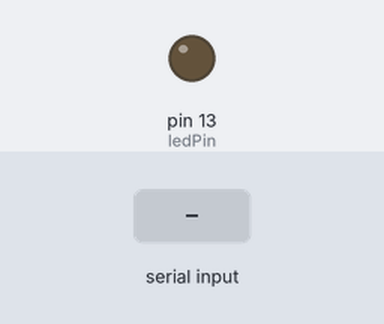
The sketch below on a simulated Arduino Uno, built with avr-gcc and run on an emulated ATmega328P. On the bench: output pins drawn as LEDs (lit = HIGH). The test bench sets the inputs (shaded band). What the sketch prints to the serial monitor is not drawn.

Above: at 1.2 s.
1.3 s: "A" received over Serial
At 2.82 s:
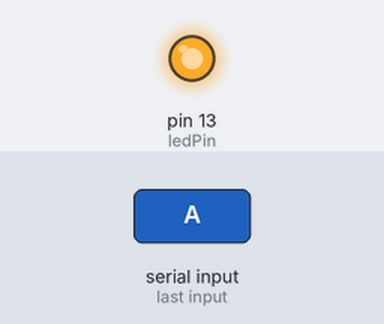
4.3 s: "B" received over Serial
At 7.1 s:
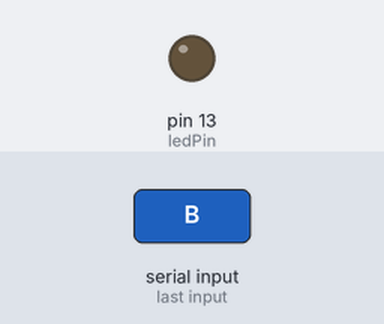
7.3 s: "C" received over Serial
At 8.52 s:
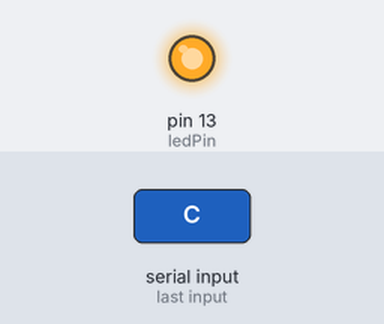
Timing chart, 0 to 11.5 s (numbered marks = the images above; inputs shaded):
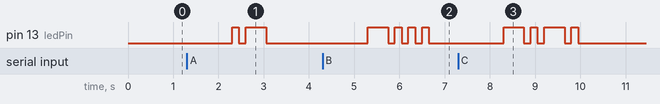

Measured:
- after the input at 1.3 s, pin 13 (ledPin): LOW → HIGH after 1.0 s, → LOW 0.15 s later, → HIGH 0.15 s later, → LOW 0.45 s later
- after the input at 4.3 s, pin 13 (ledPin): LOW → HIGH after 1.0 s, then repeats every 0.30 s: LOW 0.15 s, HIGH 0.15 s, until it stays LOW from 6.7 s
- after the input at 7.3 s, pin 13 (ledPin): LOW → HIGH after 1.0 s, → LOW 0.45 s later, → HIGH 0.15 s later, → LOW 0.15 s later, … (8 changes in this stretch)

The sketch:

morse_code.ino
```cpp
# define ledPin 13 // internal activity led
int timeUnit = 150; // milliseconds
String msgString; // string to contain received message
int msgLength; // number of signs in message

void setup() {
  // setup serial
  Serial.begin(9600);
  // setup communication pin
  pinMode(ledPin, OUTPUT);
  digitalWrite(ledPin, LOW);
}

void loop() {
  // keep waiting for input
  if (Serial.available()) {
    msgString = Serial.readString();
    msgString.toUpperCase();
    //Serial.println(msgString);
    msgLength = msgString.length();
    for (int i=0; i<msgLength; i++) {
      morse(msgString.charAt(i));
    }
  }
}

void morse(char c) {
  Serial.print(c);
  Serial.print('\t');
  switch (c) {
    case ' ':
      delay(4*timeUnit); break; // yields a total of 7 timeUnits
    case 'A':
      dot(); dash(); break;
    case 'B':
      dash(); dot(); dot(); dot(); break;
    case 'C':
      dash(); dot(); dash(); dot(); break;
    case 'D':
      dash(); dot(); dot(); break;
    case 'E':
      dot(); break;
    case 'F':
      dot(); dot(); dash(); dot(); break;
    case 'G':
      dash(); dash(); dot(); break;
    case 'H':
      dot(); dot(); dot(); dot(); break;
    case 'I':
      dot(); dot(); break;
    case 'J':
      dot(); dash(); dash(); dash(); break;
    case 'K':
      dash(); dot(); dash(); break;
    case 'L':
      dot(); dash(); dot(); dot(); break;
    case 'M':
      dash(); dash(); break;
    case 'N':
      dash(); dot(); break;
    case 'O':
      dash(); dash(); dash(); break;
    case 'P':
      dot(); dash(); dash(); dot(); break;
    case 'Q':
      dash(); dash(); dot(); dash(); break;
    case 'R':
      dot(); dash(); dot(); break;
    case 'S':
      dot(); dot(); dot(); break;
    case 'T':
      dash(); break;
    case 'U':
      dot(); dot(); dash(); break;
    case 'V':
      dot(); dot(); dot(); dash(); break;
    case 'W':
      dot(); dash(); dash(); break;
    case 'X':
      dash(); dot(); dot(); dash(); break;
    case 'Y':
      dash(); dot(); dash(); dash(); break;
    case 'Z':
      dash(); dash(); dot(); dot(); break;
    case '1':
      dot(); dash(); dash(); dash(); dash(); break;
    case '2':
      dot(); dot(); dash(); dash(); dash(); break;
    case '3':
      dot(); dot(); dot(); dash(); dash(); break;
    case '4':
      dot(); dot(); dot(); dot(); dash(); break;
    case '5':
      dot(); dot(); dot(); dot(); dot(); break;
    case '6':
      dash(); dot(); dot(); dot(); dot(); break;
    case '7':
      dash(); dash(); dot(); dot(); dot(); break;
    case '8':
      dash(); dash(); dash(); dot(); dot(); break;
    case '9':
      dash(); dash(); dash(); dash(); dot(); break;
    case '0':
      dash(); dash(); dash(); dash(); dash(); break;
  }
  Serial.println(' ');
  delay(3*timeUnit);
}

void dot() {
  Serial.print('.');
  digitalWrite(ledPin, HIGH);
  delay(timeUnit);
  digitalWrite(ledPin, LOW);
  delay(timeUnit);
}

void dash() {
  Serial.print('-');
  digitalWrite(ledPin, HIGH);
  delay(3*timeUnit);
  digitalWrite(ledPin, LOW);
  delay(timeUnit);
}
```
